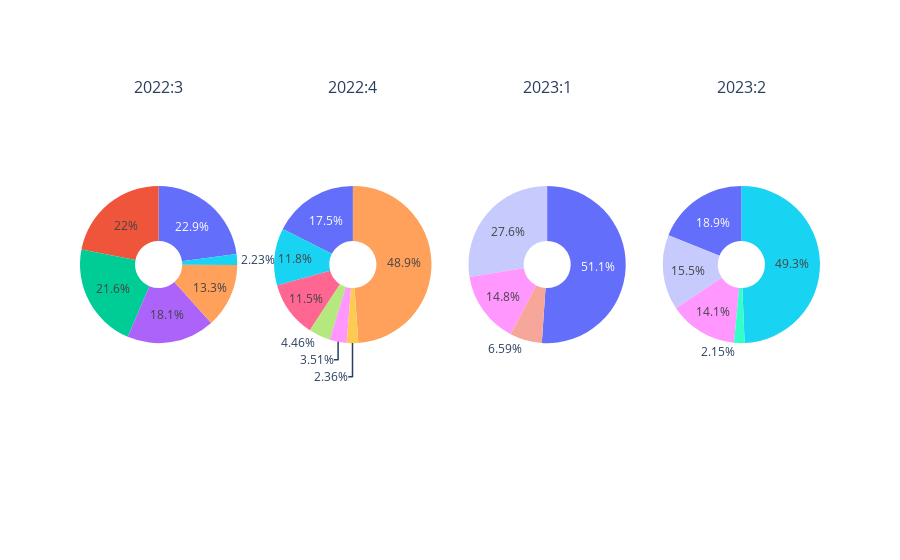

Source (notebook cell):
### Code cell
x.get_pie_plot(40)

### Figure 1 — Plotly figure (JSON) as saved in the notebook; plotly's stock layout.template omitted (floating-point values rounded to 4 significant figures)
{"data": [{"domain": {"x": [0, 0.2125], "y": [0, 1]}, "hole": 0.3, "labels": ["Kestra Advisory Services, LLC", "KESTRA PRIVATE WEALTH SERVICES, LLC", "NORGES BANK", "Sanders Capital, LLC", "Sanders Capital, LLC", "Sanders Capital, LLC", "Sanders Capital, LLC", "CTC LLC", "Sanders Capital, LLC", "Sanders Capital, LLC", "OTHER"], "type": "pie", "values": [17433000, 17174000, 10522083, 3489173, 3421088, 2713528, 1866495, 1770615, 1551412, 1299337, 18169476]}, {"domain": {"x": [0.2625, 0.475], "y": [0, 1]}, "hole": 0.3, "labels": ["NORGES BANK", "CTC LLC", "CTC LLC", "Marotta Asset Management", "Robeco Institutional Asset Management B.V.", "CALIFORNIA PUBLIC EMPLOYEES RETIREMENT SYSTEM", "Robeco Institutional Asset Management B.V.", "Robeco Institutional Asset Management B.V.", "Maj Invest Holding A/S", "Robeco Institutional Asset Management B.V.", "OTHER"], "type": "pie", "values": [9887539, 1471495, 911796, 900915, 736926, 709334, 641119, 505037, 477001, 438396, 3542326]}, {"domain": {"x": [0.525, 0.7375], "y": [0, 1]}, "hole": 0.3, "labels": ["CALIFORNIA PUBLIC EMPLOYEES RETIREMENT SYSTEM", "MetLife Investment Management, LLC", "MetLife Investment Management, LLC", "MetLife Investment Management, LLC", "MetLife Investment Management, LLC", "MetLife Investment Management, LLC", "MetLife Investment Management, LLC", "METROPOLITAN LIFE INSURANCE CO/NY", "METROPOLITAN LIFE INSURANCE CO/NY", "MetLife Investment Management, LLC", "OTHER"], "type": "pie", "values": [610484940, 193157773, 182731309, 168829603, 159652407, 159475725, 142799782, 140244308, 131826203, 131211604, 2109236335]}, {"domain": {"x": [0.7875, 1], "y": [0, 1]}, "hole": 0.3, "labels": ["CTC LLC", "CTC LLC", "CALIFORNIA PUBLIC EMPLOYEES RETIREMENT SYSTEM", "MetLife Investment Management, LLC", "MetLife Investment Management, LLC", "MetLife Investment Management, LLC", "MetLife Investment Management, LLC", "MetLife Investment Management, LLC", "MetLife Investment Management, LLC", "Metropolitan Life Insurance Co/NY", "OTHER"], "type": "pie", "values": [2053334496, 1152597504, 916340181, 193157773, 182731309, 168829603, 159652407, 159475725, 142799782, 139964402, 1228900223]}], "layout": {"annotations": [{"font": {"size": 16}, "showarrow": false, "text": "2022:3", "x": 0.1062, "xanchor": "center", "xref": "paper", "y": 1, "yanchor": "bottom", "yref": "paper"}, {"font": {"size": 16}, "showarrow": false, "text": "2022:4", "x": 0.3688, "xanchor": "center", "xref": "paper", "y": 1, "yanchor": "bottom", "yref": "paper"}, {"font": {"size": 16}, "showarrow": false, "text": "2023:1", "x": 0.6313, "xanchor": "center", "xref": "paper", "y": 1, "yanchor": "bottom", "yref": "paper"}, {"font": {"size": 16}, "showarrow": false, "text": "2023:2", "x": 0.8938, "xanchor": "center", "xref": "paper", "y": 1, "yanchor": "bottom", "yref": "paper"}], "showlegend": false}}
